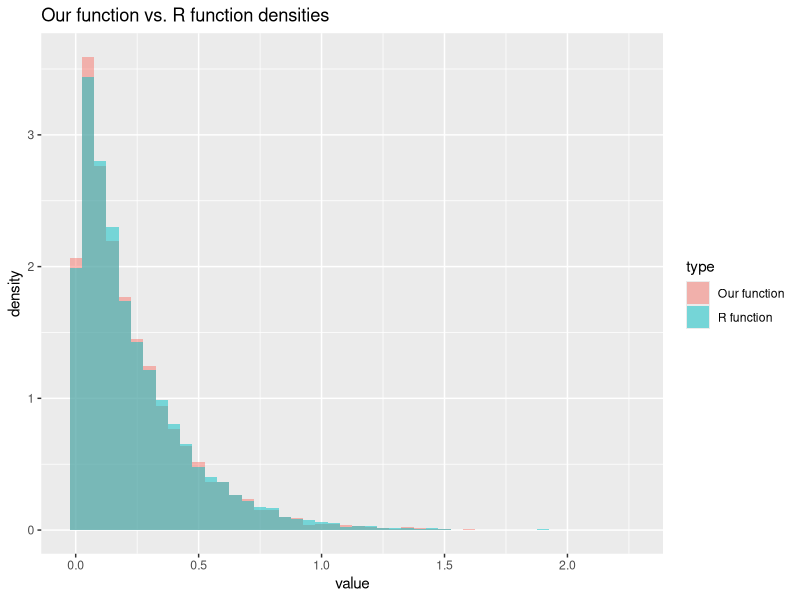
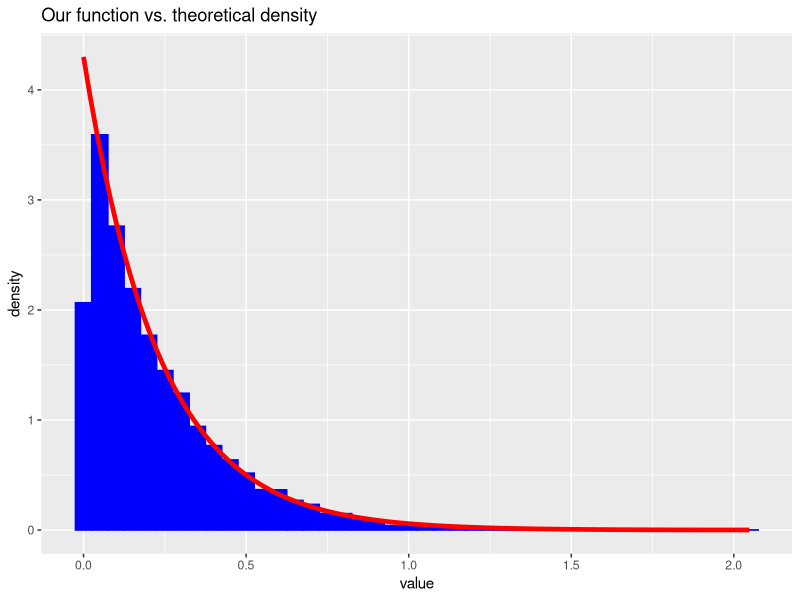
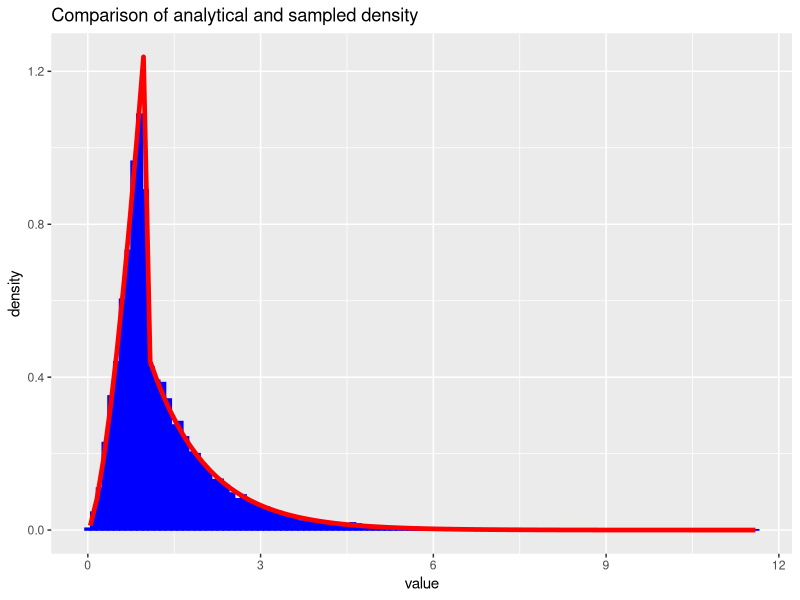
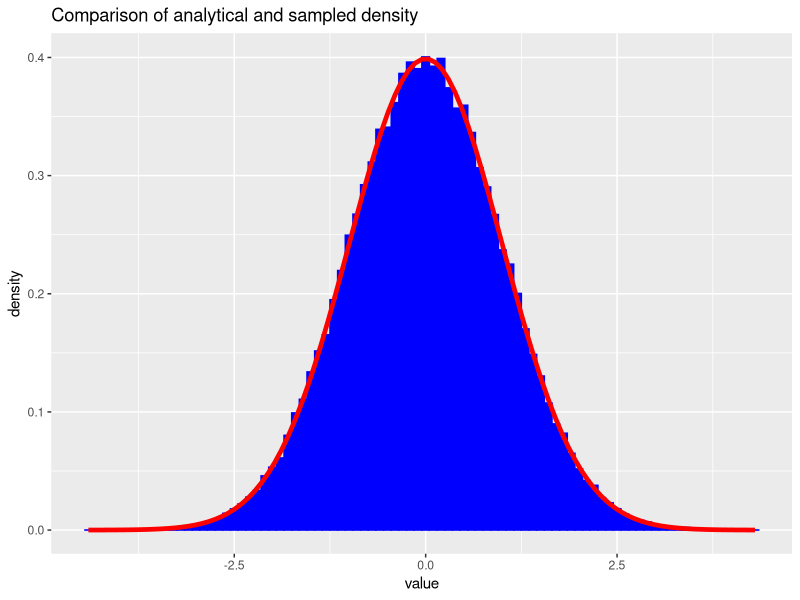
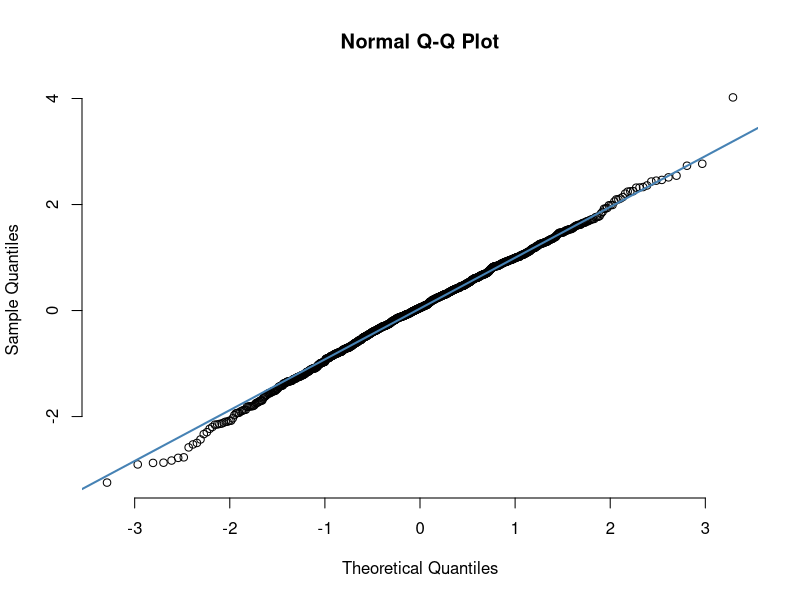
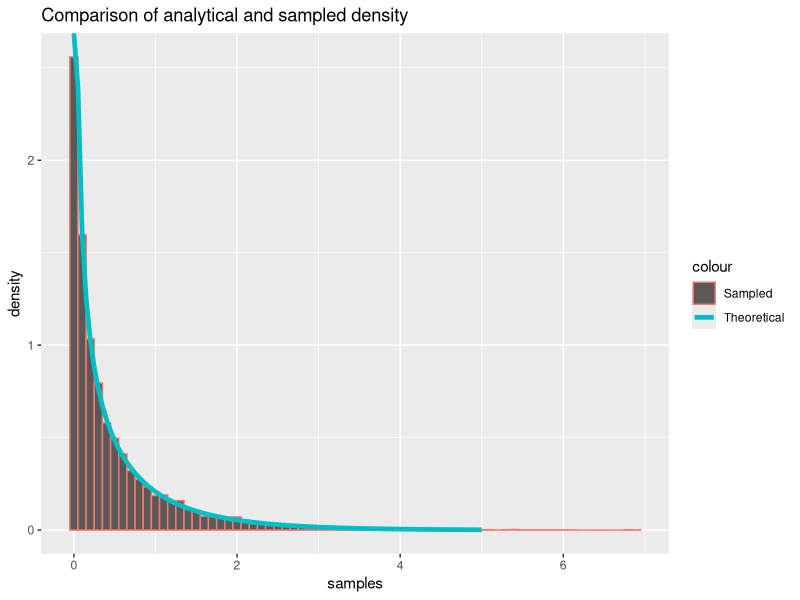
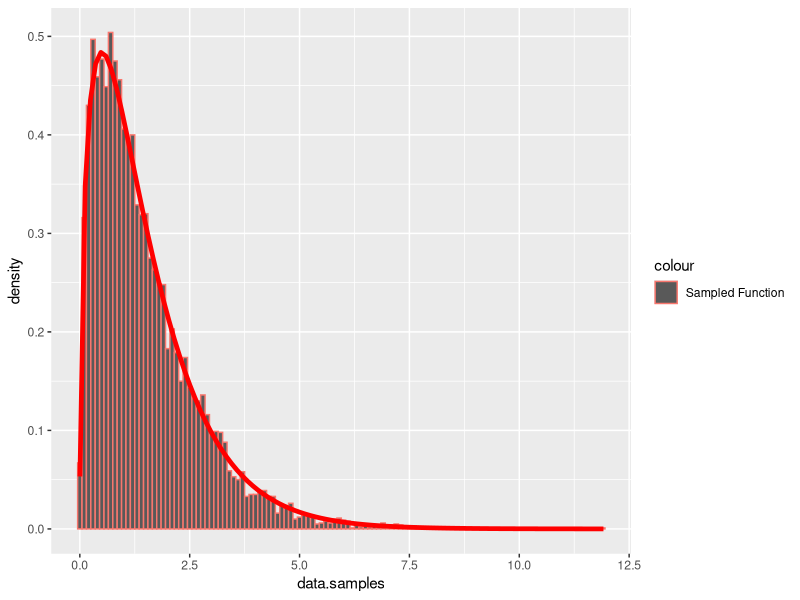
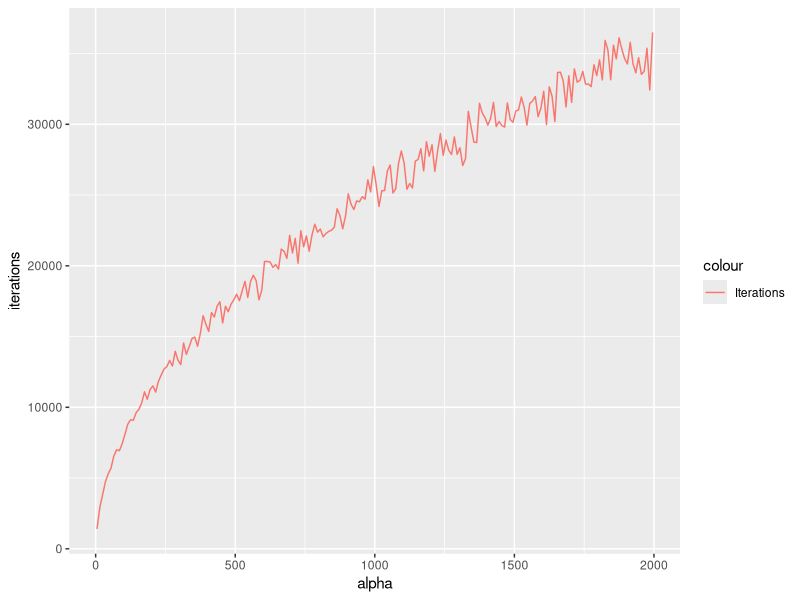

These figures' R source, in order: (Note: this script raises an error after producing the figures.)
## ---- chunk 1
library(formatR)
showsol <- FALSE
library(knitr)
opts_chunk$set(tidy.opts = list(width.cutoff = 68), tidy = TRUE, warning = FALSE, error = FALSE, message = FALSE, echo = TRUE)
## ---- chunk 2
library(ggplot2)
exponential<- function(lambda, n=1){
  u = runif(n)
  x = -1/lambda*log(u)
  return(x)
}
## ---- chunk 3
n = 10000
lambda = 4.300
x = exponential(lambda,n)
cat('Theoretical mean: ', 1/lambda,' Computed mean: ', mean(x),'\n')
cat('Theoretical variance: ', 1/lambda^2, ' Computed variance: ', var(x))
## ---- chunk 4
y = rexp(n, lambda)
rfunc = data.frame(value = y)
ourfunc = data.frame(value = x)
rfunc$type = 'R function'
ourfunc$type = 'Our function'
df = rbind(rfunc,ourfunc)
ggplot(df, aes(value, fill = type)) + 
   geom_histogram(alpha = 0.5, aes(y = ..density..), binwidth = 0.05, position = 'identity') + ggtitle("Our function vs. R function densities")
df2 <- data.frame(theo=seq(0,max(x),length.out=n), value=x)
h <- ggplot(df2, aes(x = value))
h <- h + geom_histogram(aes(y = ..density..), binwidth=0.05, fill = 'blue', color = 'blue') +stat_function(fun=dexp,geom = "line",size=1.6,col="red",args = (mean=lambda))
h <- h + ggtitle("Our function vs. theoretical density")
h
## ---- chunk 5
f_A2 = function(x, alpha){
  c = alpha*exp(1)/(alpha+exp(1))
  result = vector(length = length(x))
  result[x<1.] = sapply(x[x<1.], function(x) c*x^(alpha - 1))
  result[x>=1.] = sapply(x[x>=1.], function(x) c*exp(-x))
  return(result)
}

F_inv = function(n, alpha){
  c = alpha*exp(1)/(alpha+exp(1))
  u = runif(n)
  result = vector(length = n)
  result[u < c/alpha] = (alpha/c * u[u < c/alpha])^(1/alpha)
  result[u >= c/alpha] = -log(1/alpha + exp(-1) - u[u >= c/alpha]/c)
  return(result)
}

alpha = 2.5
n = 10000
xsamples = F_inv(n, alpha)
c = alpha*exp(1)/(alpha+exp(1))
mean = c/(alpha+1) + 2*c/exp(1)
cat('Theoretical mean: ', mean, ' Sampled mean: ', mean(xsamples))
## ---- chunk 6
variance = c/(alpha+2)+5*c/exp(1) - mean^2
cat('Theoretical variance: ', variance, ' Sampled variance: ', var(xsamples))
## ---- chunk 7
df2 <- data.frame(theo=seq(0,max(xsamples),length.out=n), value=xsamples)
h <- ggplot(df2, aes(x = value))
h <- h + geom_histogram(aes(y = ..density..), binwidth=0.1, col = 'blue', fill = 'blue') +stat_function(fun=f_A2,geom = "line",size=1.6,col="red",args = (mean=alpha))
h <- h + ggtitle("Comparison of analytical and sampled density")
h
## ---- chunk 8
normal <- function(n){
  x_1 <- runif(n/2)
  x_2 <- exponential(1/2, n/2)
  y_1 <- sqrt(x_2)*cos(2*pi*x_1)
  y_2 <- sqrt(x_2)*sin(2*pi*x_1)
  y <- c(y_1,y_2)
  return(y)
}
## ---- chunk 9
n = 100000
x <- normal(n)
cat('Theoretical mean: ', 0,' Computed mean: ', mean(x),'\n')
cat('Theoretical variance: ', 1, ' Computed variance: ', var(x))
## ---- chunk 10
df2 <- data.frame(theo=seq(0,max(x),length.out=n), value=x)
ggplot(df2, aes(x = value)) + geom_histogram(aes(y = ..density..), binwidth=0.1, col = 'blue', fill = 'blue') + stat_function(fun=dnorm,geom = "line",size=1.6,col="red",args = list(mean=0, sd = 1)) + ggtitle("Comparison of analytical and sampled density")

x <- normal(1000)
qqnorm(x, pch = 1, frame = FALSE)
qqline(x, col = "steelblue", lwd = 2)
## ---- chunk 11
normal_d <- function(d, mu, sigma){
  x <- normal(d)
  y <- mu + t(chol(sigma))%*%x
  return(y)
}
## ---- chunk 12
d = 2
n = 100000
mu = c(1,2)
sigma = matrix(c(2.5,3,3,10),ncol=2,nrow=2)
sample = matrix(NA, ncol = d, nrow = n)
for (i in 1:n){
  sample[i,] <- normal_d(d,mu,sigma)
}
average = apply(sample, 2,mean)
cat('Mean vector: \n')
average
covmat = cov(sample)
cat('Covariance matrix: \n')
covmat
## ---- chunk 13
library(nortest)
ad.test(sample[,1])
ad.test(sample[,2])
## ---- chunk 14
library(pracma)

#x = linspace(0, 3, 100)
#alpha = 0.5
#y_gamma = dgamma(x, shape=alpha, rate=1)
#y_prop = 1/(gamma(alpha)) * (1/alpha + exp(-1))*f_A2(x, alpha)

#df10 = data.frame(x, y_gamma, y_prop)
#h <- ggplot(data.frame(x, y_gamma, y_prop))
#h = h + geom_line(aes(x = x, y = y_gamma, colour="Gamma"), size=1.)
#h = h + geom_line(aes(x = x, y = y_prop, color="Proposal"), size=1.)
#h = h + ggtitle(paste("Gamma(",toString(alpha),", 1) vs. proposal"))
#h

## ---- chunk 15
library(pracma)

small_gamma = function(alpha, n=1){
  cat("Small gamma \n")
  result = vector()
  iter = 0
  sampled = 0
  while(sampled < n){

    uniform2 = runif(n)
    x = F_inv(n, alpha)
    cat(x)
    cat(alpha)
    c = 1/(gamma(alpha)) * (1/alpha + exp(-1))
  
    cat(c)
    probs = dgamma(x, alpha, rate=1) / (c * f_A2(x, alpha))
    
    result = append(result, x[uniform2 <= probs])
    
    sampled = sampled + sum(uniform2 <= probs)
    iter = iter + n
  }
  
  iter = iter - length(result) + n
  
  return(list(samples = result[seq(1:n)], iter = iter))
}

large_gamma <- function(alpha, n=1){
  #cat("Large gamma \n")
  #a = sqrt((alpha - 1)^(alpha-1)*exp(1-alpha))
  loga = 1/2 * (alpha - 1) * (log(alpha - 1) - 1)
  logb = 1/2 * (alpha + 1) * (log(alpha + 1) - 1)
  #cat("Sampling for alpha = ", alpha, '\n')
  #cat("loga = ", loga, "\n")
  #cat("logb = ", logb, "\n")

  result = vector(mode="numeric")
  
  i = 0
  iter = 0
  while (i < n){
    iter = iter + 1 
    log_x_1 = loga + log(runif(1))
    log_x_2 = logb + log(runif(1))
    #cat(log_x_1, log_x_2)
    #y = x_2 / x_1
    if (2*log_x_1 <= (alpha - 1)*(log_x_2 - log_x_1) - exp(log_x_2 - log_x_1)){
      result = append(result, exp(log_x_2 - log_x_1))
      i = i + 1
    }
    else{}
  }
  list(samples = result, iter = iter)
}

gamma2 = function(alpha, n  = 1){
  if (alpha <= 1){
    return(small_gamma(alpha, n))
  }
  else if (alpha > 1){
    return(large_gamma(alpha, n))
  }
  else{
    cat("Weird gamma \n")
  }
}
## ---- chunk 16
alpha = 0.5
G1 <- small_gamma(alpha, 10000)

G1_filt = G1
df12 = data.frame(G1_filt)

cat('Theoretical mean: ', alpha,' Computed mean: ', mean(G1$samples),'\n')
cat('Theoretical variance: ', alpha, ' Computed variance: ', var(G1$samples))

c = 1/(gamma(alpha)) * (1/alpha + exp(-1))

x_val = linspace(0, 5, 100)

df11 <- data.frame(x = x_val, y=dgamma(x_val, alpha, 1))

h <- ggplot()
h <- h + geom_histogram(data=df12, aes(x=samples, y=..density.., color="Sampled"), binwidth=0.1)
h <- h + geom_line(data=df11, aes(x=x, y=y, color="Theoretical"), size=1.6)
h <- h + ggtitle("Comparison of analytical and sampled density")
h
## ---- chunk 17
alpha = 1.5

G2 = gamma2(alpha, 10000)

cat('Theoretical mean: ', alpha,' Computed mean: ', mean(G2$samples),'\n')
cat('Theoretical variance: ', alpha, ' Computed variance: ', var(G2$samples))

df16 = data.frame(data=G2)

h <- ggplot(df16, aes(x=data.samples))
h <- h + geom_histogram(data=df16, aes(x = data.samples, y=..density.., color="Sampled Function"), binwidth=0.1) 
h <- h + stat_function(fun=dgamma,geom = "line",size=1.6,col="red",args = list(shape=alpha, rate = 1))
h

## ---- chunk 18
iterations = c()


for (alpha in seq(2, 2000, 10)){
  G = gamma2(alpha, 1000)
  iterations = append(iterations, G$iter)
}

df15 = data.frame(alpha = seq(5, 2000, 10), iterations = iterations)

h <- ggplot(df15, aes(x = alpha, y= iterations, color="Iterations"))
h <- h + geom_line()
h
## ---- chunk 19
library(MCMCpack)
different_alphas <- function(alpha){
  
}
dirichlet <- function(alpha){
  z <- rep(NA, length(alpha))
  for (i in 1:length(alpha)){
    z[i] = gamma2(alpha[i])
  }
  #z<- sapply(alpha,gamma2)
  x <- z/sum(z)
  return(x)
}
## ---- chunk 20
k = 5
n = 100000
x <- matrix(NA, ncol = k, nrow = n)
alpha <- exponential(1,k)
for (i in 1:n){
  x[i,] <- dirichlet(alpha)
}
cat('Theoretical mean: ', alpha/sum(alpha),'\n','Computed mean: ', apply(x,2,mean),'\n')
cat('Theoretical variance: ', alpha*(sum(alpha)-alpha)/(sum(alpha)^2*(sum(alpha)+1)),'\n', 'Computed variance: ', apply(x,2,var))
## ---- chunk 21
n <- 50000
alpha <- rep(1,k)
x <- matrix(NA, ncol = k, nrow = n)
for (i in 1:n){
  x[i,] <- dirichlet(alpha)
}
y <- as.vector(rdirichlet(n,alpha))
rfunc = data.frame(value = y)
ourfunc = data.frame(value = as.vector(x))
rfunc$type = 'R function'
ourfunc$type = 'Our function'
df = rbind(rfunc,ourfunc)
ggplot(df, aes(value, fill = type)) + 
   geom_histogram(alpha = 0.5, aes(y = ..density..), position = 'identity') + ggtitle("Our function vs. R function densities")
## ---- chunk 22
df2 <- data.frame(theo=seq(0,max(x[,1]),length.out=n), value=x[,1])
ggplot(df2, aes(x = value)) + geom_histogram(aes(y = ..density..), 
      binwidth = 0.005,fill = 'blue', color = 'blue') + stat_function(fun=dbeta,geom = "line",size=1.6,col="red",args = list(shape1=1,shape2=k-1)) + ggtitle("Our function vs. theoretical density")
